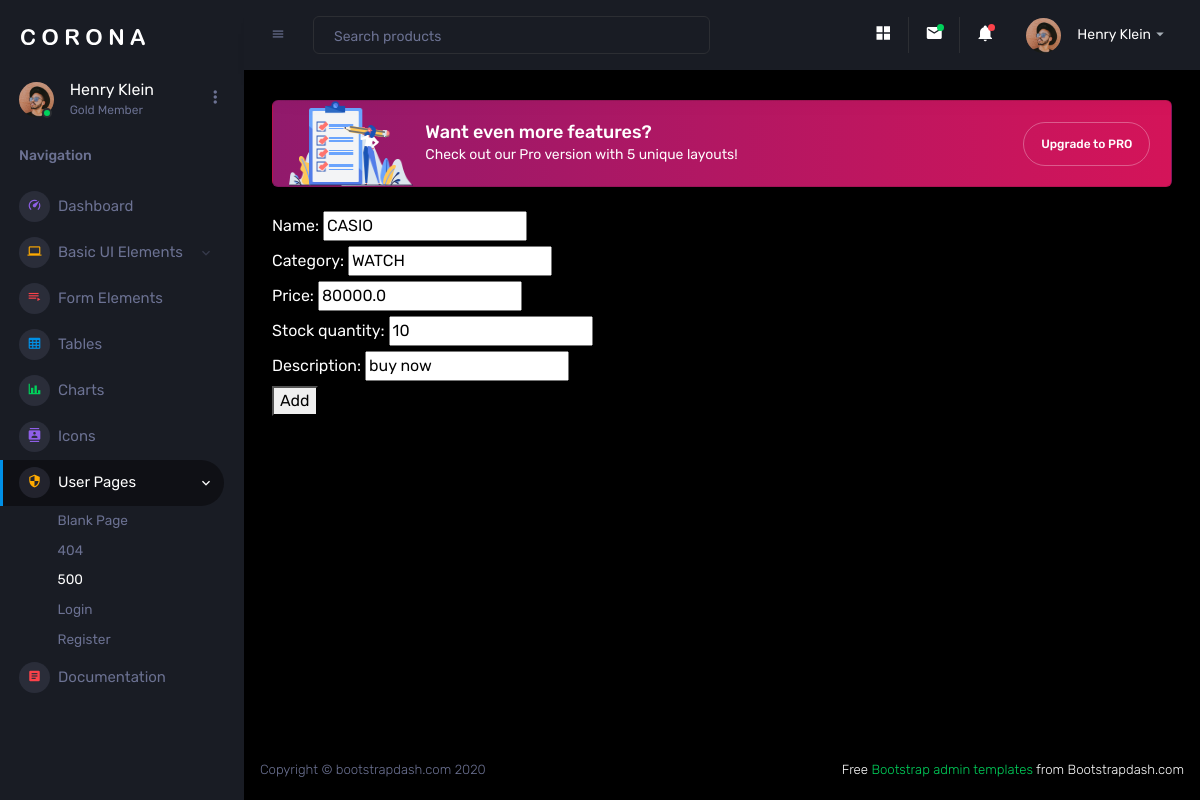
Screenshot of /index/updateproduct/5 with the database file from the repository.
### product_app/models.py (models this page shows)
class ProductDetails(models.Model):
    name = models.CharField(max_length=30)
    category = models.CharField(max_length=50)
    price = models.FloatField()
    stock_quantity = models.IntegerField()
    description = models.CharField(max_length=500)

### product_app/views.py (the view)
# urls.py: path('index/updateproduct/<int:product_id>',views.update_product_details , name="update_product_details"),
def update_product_details(request,product_id):
    product = ProductDetails.objects.get(id=product_id)
    form = ProductForm(instance=product)
    if request.method == 'POST':
        form = ProductForm(request.POST,instance=product)
        form.save()
        return redirect('index')
    return render(request,'update_product_details.html',{'form':form})

### product_app/forms.py
class ProductForm(forms.ModelForm):
    class Meta:
        model = ProductDetails
        fields = '__all__'

### templates/update_product_details.html (shortened to what this page needs)
<!DOCTYPE html>
<html lang="en">
{% load static %}
  <head>
    <link rel="stylesheet" href=" {% static 'assets/vendors/mdi/css/materialdesignicons.min.css' %} ">
    <link rel="stylesheet" href=" {% static 'assets/vendors/css/vendor.bundle.base.css' %} ">
    <link rel="stylesheet" href=" {% static 'assets/vendors/jvectormap/jquery-jvectormap.css' %} ">
    <link rel="stylesheet" href=" {% static 'assets/vendors/flag-icon-css/css/flag-icon.min.css' %} ">
    <link rel="stylesheet" href=" {% static 'assets/vendors/owl-carousel-2/owl.carousel.min.css' %} ">
    <link rel="stylesheet" href=" {% static 'assets/vendors/owl-carousel-2/owl.theme.default.min.css' %} ">
    <link rel="stylesheet" href=" {% static 'assets/css/style.css' %} ">
  </head>
  <body>
    <div class="container-scroller">
      <nav class="sidebar sidebar-offcanvas" id="sidebar">
        <div class="sidebar-brand-wrapper d-none d-lg-flex align-items-center justify-content-center fixed-top">
          <a class="sidebar-brand brand-logo" href=" {% static 'index.html' %} "><img src=" {% static 'assets/images/logo.svg' %} " alt="logo" /></a>
        </div>
        <ul class="nav">
          <li class="nav-item profile">
            <div class="profile-desc">
              <div class="profile-pic">
                <div class="count-indicator">
                  <img class="img-xs rounded-circle " src=" {% static 'assets/images/faces/face15.jpg' %} " alt="">
                  <span class="count bg-success"></span>
                </div>
                <div class="profile-name">
                  <h5 class="mb-0 font-weight-normal">Henry Klein</h5>
                  <span>Gold Member</span>
                </div>
              </div>
              <a href="#" id="profile-dropdown" data-toggle="dropdown"><i class="mdi mdi-dots-vertical"></i></a>
            </div>
          </li>
          <li class="nav-item nav-category">
            <span class="nav-link">Navigation</span>
          </li>
          <li class="nav-item menu-items">
            <a class="nav-link" href=" {% static 'index.html' %} ">
              <span class="menu-icon">
                <i class="mdi mdi-speedometer"></i>
              </span>
              <span class="menu-title">Dashboard</span>
            </a>
          </li>
          <li class="nav-item menu-items">
            <a class="nav-link" data-toggle="collapse" href=" {% static '#ui-basic' %} " aria-expanded="false" aria-controls="ui-basic">
              <span class="menu-icon">
                <i class="mdi mdi-laptop"></i>
              </span>
              <span class="menu-title">Basic UI Elements</span>
              <i class="menu-arrow"></i>
            </a>
          </li>
          <li class="nav-item menu-items">
            <a class="nav-link" href=" {% static 'pages/forms/basic_elements.html' %} ">
              <span class="menu-icon">
                <i class="mdi mdi-playlist-play"></i>
              </span>
              <span class="menu-title">Form Elements</span>
            </a>
          </li>
          <li class="nav-item menu-items">
            <a class="nav-link" href=" {% static 'pages/tables/basic-table.html' %} ">
              <span class="menu-icon">
                <i class="mdi mdi-table-large"></i>
              </span>
              <span class="menu-title">Tables</span>
            </a>
          </li>
          <li class="nav-item menu-items">
            <a class="nav-link" href=" {% static 'pages/charts/chartjs.html' %} ">
              <span class="menu-icon">
                <i class="mdi mdi-chart-bar"></i>
              </span>
              <span class="menu-title">Charts</span>
            </a>
          </li>
          <li class="nav-item menu-items">
            <a class="nav-link" href=" {% static 'pages/icons/mdi.html' %} ">
              <span class="menu-icon">
                <i class="mdi mdi-contacts"></i>
              </span>
              <span class="menu-title">Icons</span>
            </a>
          </li>
          <li class="nav-item menu-items">
            <a class="nav-link" data-toggle="collapse" href=" {% static '#auth' %} " aria-expanded="false" aria-controls="auth">
              <span class="menu-icon">
                <i class="mdi mdi-security"></i>
              </span>
              <span class="menu-title">User Pages</span>
              <i class="menu-arrow"></i>
            </a>
            <div class="collapse" id="auth">
              <ul class="nav flex-column sub-menu">
                <li class="nav-item"> <a class="nav-link" href=" {% static 'pages/samples/blank-page.html' %} "> Blank Page </a></li>
                <li class="nav-item"> <a class="nav-link" href=" {% static 'pages/samples/error-404.html' %} "> 404 </a></li>
                <li class="nav-item"> <a class="nav-link" href=" {% static 'pages/samples/error-500.html' %} "> 500 </a></li>
                <li class="nav-item"> <a class="nav-link" href=" {% static 'pages/samples/login.html' %} "> Login </a></li>
                <li class="nav-item"> <a class="nav-link" href=" {% static 'pages/samples/register.html' %} "> Register </a></li>
              </ul>
            </div>
          </li>
          <li class="nav-item menu-items">
            <a class="nav-link" href="http://www.bootstrapdash.com/demo/corona-free/jquery/documentation/documentation.html">
              <span class="menu-icon">
                <i class="mdi mdi-file-document-box"></i>
              </span>
              <span class="menu-title">Documentation</span>
            </a>
          </li>
        </ul>
      </nav>
      <div class="container-fluid page-body-wrapper">
        <nav class="navbar p-0 fixed-top d-flex flex-row">
          <div class="navbar-menu-wrapper flex-grow d-flex align-items-stretch">
            <button class="navbar-toggler navbar-toggler align-self-center" type="button" data-toggle="minimize">
              <span class="mdi mdi-menu"></span>
            </button>
            <ul class="navbar-nav w-100">
              <li class="nav-item w-100">
                <form class="nav-link mt-2 mt-md-0 d-none d-lg-flex search">
                  <input type="text" class="form-control" placeholder="Search products">
                </form>
              </li>
            </ul>
            <ul class="navbar-nav navbar-nav-right">
              <li class="nav-item nav-settings d-none d-lg-block">
                <a class="nav-link" href="#">
                  <i class="mdi mdi-view-grid"></i>
                </a>
              </li>
              <li class="nav-item dropdown border-left">
                <a class="nav-link count-indicator dropdown-toggle" id="messageDropdown" href="#" data-toggle="dropdown" aria-expanded="false">
                  <i class="mdi mdi-email"></i>
                  <span class="count bg-success"></span>
                </a>
              </li>
              <li class="nav-item dropdown border-left">
                <a class="nav-link count-indicator dropdown-toggle" id="notificationDropdown" href="#" data-toggle="dropdown">
                  <i class="mdi mdi-bell"></i>
                  <span class="count bg-danger"></span>
                </a>
              </li>
              <li class="nav-item dropdown">
                <a class="nav-link" id="profileDropdown" href="#" data-toggle="dropdown">
                  <div class="navbar-profile">
                    <img class="img-xs rounded-circle" src=" {% static 'assets/images/faces/face15.jpg' %} " alt="">
                    <p class="mb-0 d-none d-sm-block navbar-profile-name">Henry Klein</p>
                    <i class="mdi mdi-menu-down d-none d-sm-block"></i>
                  </div>
                </a>
              </li>
            </ul>
          </div>
        </nav>
        <div class="main-panel">
          <div class="content-wrapper">
            <div class="row">
              <div class="col-12 grid-margin stretch-card">
                <div class="card corona-gradient-card">
                  <div class="card-body py-0 px-0 px-sm-3">
                    <div class="row align-items-center">
                      <div class="col-4 col-sm-3 col-xl-2">
                        <img src=" {% static 'assets/images/dashboard/Group126@2x.png' %} " class="gradient-corona-img img-fluid" alt="">
                      </div>
                      <div class="col-5 col-sm-7 col-xl-8 p-0">
                        <h4 class="mb-1 mb-sm-0">Want even more features?</h4>
                        <p class="mb-0 font-weight-normal d-none d-sm-block">Check out our Pro version with 5 unique layouts!</p>
                      </div>
                      <div class="col-3 col-sm-2 col-xl-2 pl-0 text-center">
                        <span>
                          <a href="https://www.bootstrapdash.com/product/corona-admin-template/" target="_blank" class="btn btn-outline-light btn-rounded get-started-btn">Upgrade to PRO</a>
                        </span>
                      </div>
                    </div>
                  </div>
                </div>
              </div>
            </div>
           <form action="" method="post">
        {{ form }}
        <button type="submit" >Add</button>
    </form>
          </div>
          <footer class="footer">
            <div class="d-sm-flex justify-content-center justify-content-sm-between">
              <span class="text-muted d-block text-center text-sm-left d-sm-inline-block">Copyright © bootstrapdash.com 2020</span>
              <span class="float-none float-sm-right d-block mt-1 mt-sm-0 text-center"> Free <a href="https://www.bootstrapdash.com/bootstrap-admin-template/" target="_blank">Bootstrap admin templates</a> from Bootstrapdash.com</span>
            </div>
          </footer>
        </div>
      </div>
    </div>
  </body>
</html>

### rows the page displays
ProductDetails: name "CASIO", category "WATCH", price "80000.0", stock_quantity "10", description "buy now"
